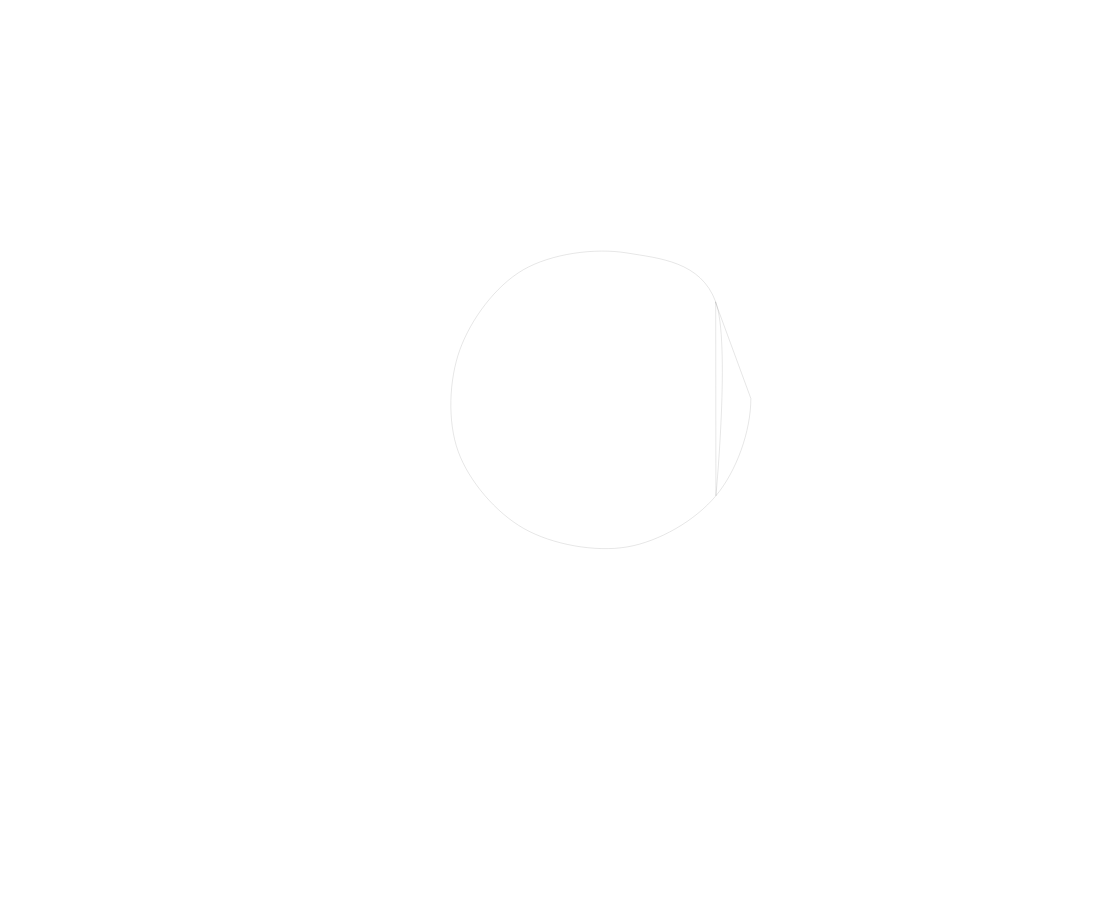
Frame 1 (no input)
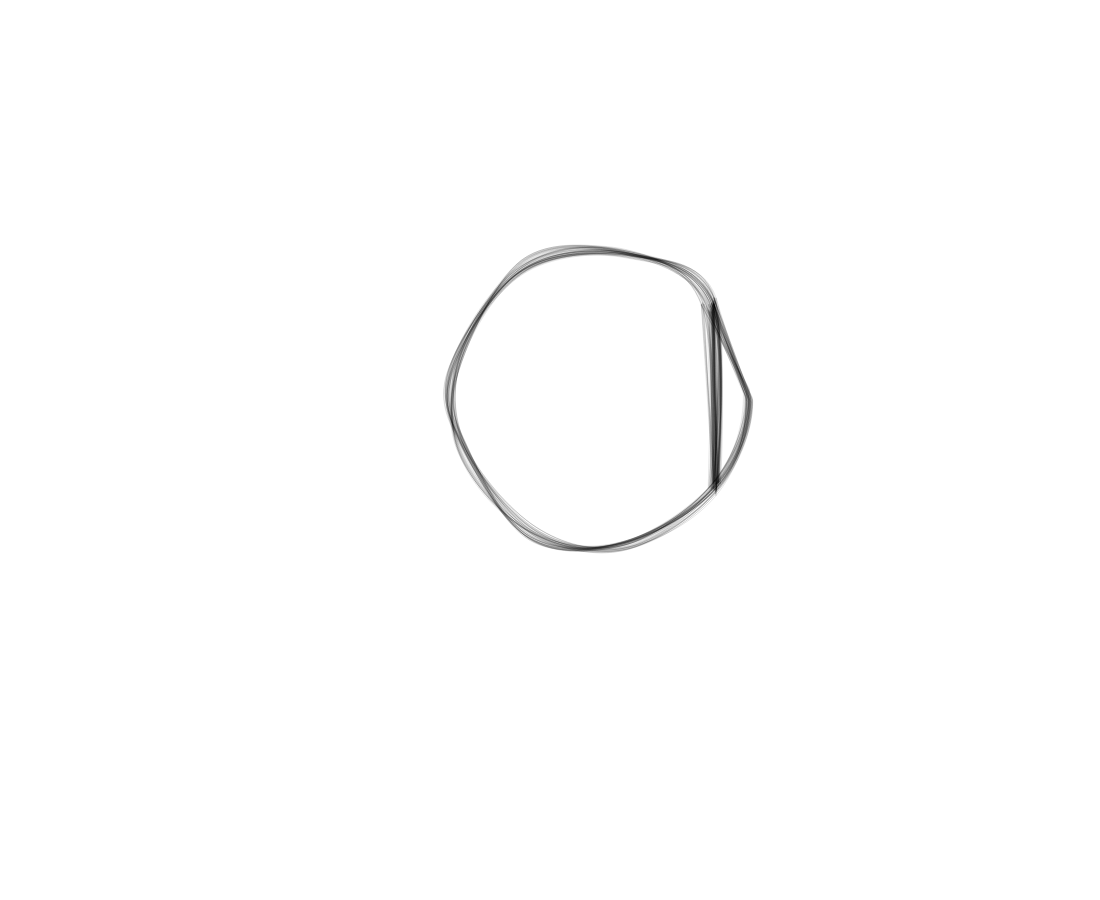
Frame 60 (no input)
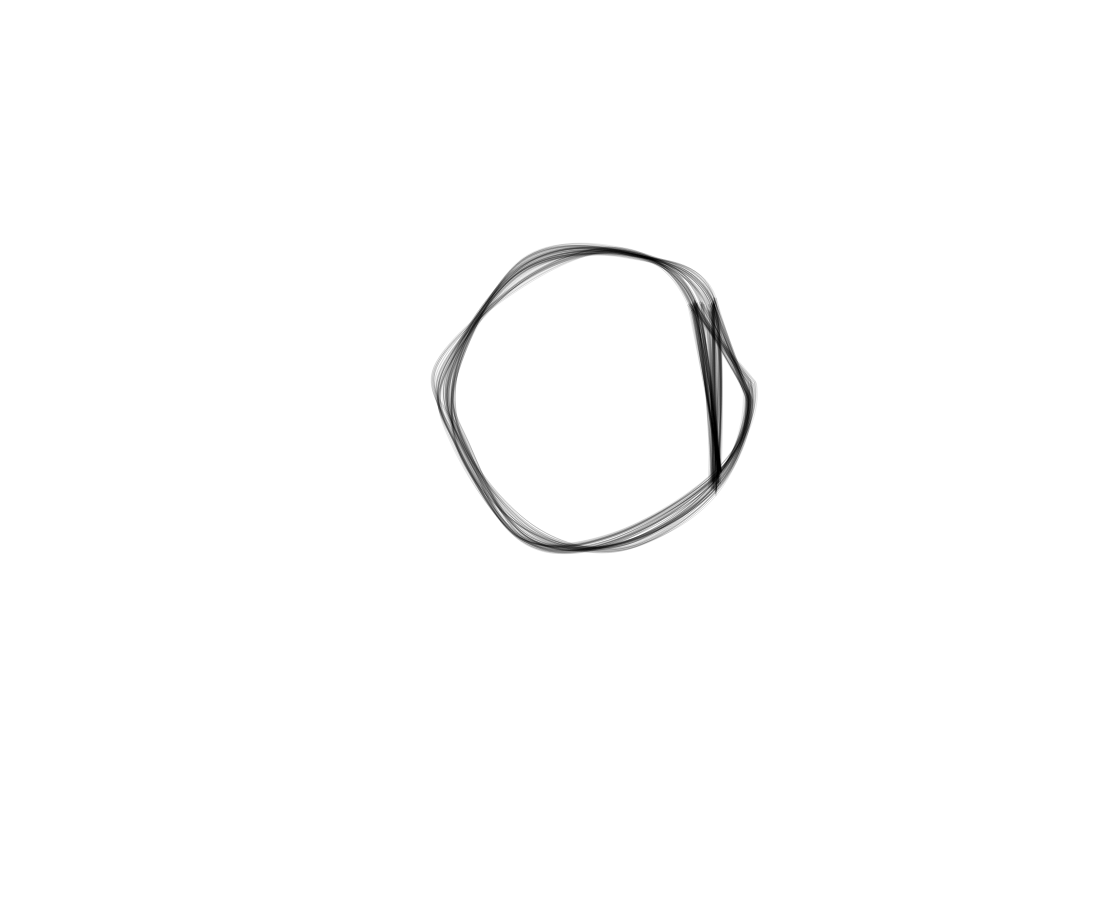
Frame 120 (the mouse pressed at the canvas centre since frame 60)

The p5.js sketch that drew these frames (run headless with seeded random() and noise() and a simulated clock; from frame 60 on, the mouse is pressed at the canvas centre):

// p5.js sketch
// ── sketch.js
//control point count
let formResolution = 9;
//step size
let stepSize = 2;
//distortionFactor
let distortionFactor = 1;
//overall size of animation
let initRadius = 150;
//init center parameters
let centerX, centerY;
//init emptyy lists with lengths equal to form res
let x = [];
let y = []
//define end of animation
let a = 100;
//not used?
let filled = true;
let freeze = true;

function setup() {
  createCanvas(windowWidth-100, windowHeight-100);
  smooth();
  background(255);

  centerX = windowWidth/2;
  centerY = windowHeight/2-100;

  let angle = radians(360/formResolution);

  for (let i=0; i<formResolution; i++) {
    x[i] = cos(angle*i) * initRadius;
    y[i] = sin(angle*i) * initRadius;
  }

}

function draw() {
  initRadius += 3;

  for (let i=0; i<formResolution; i++) {
    x[i] += random(-stepSize, stepSize);
    y[i] += random(-stepSize, stepSize);
  }

  strokeWeight(stepSize/2);
  stroke(0,a/4);
  noFill();

  beginShape();
  curveVertex(x[formResolution-1]+centerX, y[formResolution-1]+centerY);
  for (let i=0; i<formResolution; i++) {
    curveVertex(x[i]+centerX, y[i]+centerY);
  }
  curveVertex(x[1]+centerX, y[1]+centerY);
  endShape(CLOSE);

  a -= 0.05;

  if (a==1) {
    noLoop();
  }

}
